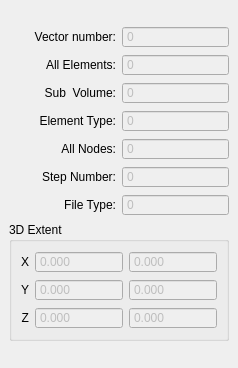
<?xml version="1.0" encoding="UTF-8"?>
<ui version="4.0">
 <class>FilterinfoPanel</class>
 <widget class="QDockWidget" name="FilterinfoPanel">
  <property name="geometry">
   <rect>
    <x>0</x>
    <y>0</y>
    <width>238</width>
    <height>368</height>
   </rect>
  </property>
  <property name="sizePolicy">
   <sizepolicy hsizetype="Preferred" vsizetype="Fixed">
    <horstretch>0</horstretch>
    <verstretch>0</verstretch>
   </sizepolicy>
  </property>
  <property name="minimumSize">
   <size>
    <width>238</width>
    <height>368</height>
   </size>
  </property>
  <property name="maximumSize">
   <size>
    <width>524287</width>
    <height>524287</height>
   </size>
  </property>
  <property name="styleSheet">
   <string notr="true">QDockWidget {border:1px solid blue;}</string>
  </property>
  <property name="windowTitle">
   <string>FilterInfo</string>
  </property>
  <widget class="QWidget" name="dockWidgetContents">
   <property name="styleSheet">
    <string notr="true"/>
   </property>
   <layout class="QGridLayout" name="gridLayout_2">
    <property name="sizeConstraint">
     <enum>QLayout::SetMaximumSize</enum>
    </property>
    <item row="7" column="0" colspan="2">
     <widget class="QGroupBox" name="groupBox">
      <property name="sizePolicy">
       <sizepolicy hsizetype="Preferred" vsizetype="Maximum">
        <horstretch>0</horstretch>
        <verstretch>0</verstretch>
       </sizepolicy>
      </property>
      <property name="title">
       <string>3D Extent</string>
      </property>
      <layout class="QGridLayout" name="gridLayout" columnstretch="0,1,1">
       <item row="1" column="0">
        <widget class="QLabel" name="label_20">
         <property name="text">
          <string>Y</string>
         </property>
         <property name="alignment">
          <set>Qt::AlignRight|Qt::AlignTrailing|Qt::AlignVCenter</set>
         </property>
        </widget>
       </item>
       <item row="2" column="0">
        <widget class="QLabel" name="label_21">
         <property name="text">
          <string>Z</string>
         </property>
         <property name="alignment">
          <set>Qt::AlignRight|Qt::AlignTrailing|Qt::AlignVCenter</set>
         </property>
        </widget>
       </item>
       <item row="1" column="1">
        <widget class="QDoubleSpinBox" name="yAxisMin">
         <property name="enabled">
          <bool>false</bool>
         </property>
         <property name="buttonSymbols">
          <enum>QAbstractSpinBox::NoButtons</enum>
         </property>
         <property name="decimals">
          <number>3</number>
         </property>
         <property name="minimum">
          <double>-100000.000000000000000</double>
         </property>
         <property name="maximum">
          <double>999999.989999999990687</double>
         </property>
        </widget>
       </item>
       <item row="2" column="1">
        <widget class="QDoubleSpinBox" name="zAxisMin">
         <property name="enabled">
          <bool>false</bool>
         </property>
         <property name="buttonSymbols">
          <enum>QAbstractSpinBox::NoButtons</enum>
         </property>
         <property name="decimals">
          <number>3</number>
         </property>
         <property name="minimum">
          <double>-100000.000000000000000</double>
         </property>
         <property name="maximum">
          <double>999999.989999999990687</double>
         </property>
        </widget>
       </item>
       <item row="1" column="2">
        <widget class="QDoubleSpinBox" name="yAxisMax">
         <property name="enabled">
          <bool>false</bool>
         </property>
         <property name="buttonSymbols">
          <enum>QAbstractSpinBox::NoButtons</enum>
         </property>
         <property name="decimals">
          <number>3</number>
         </property>
         <property name="minimum">
          <double>-100000.000000000000000</double>
         </property>
         <property name="maximum">
          <double>999999.989999999990687</double>
         </property>
        </widget>
       </item>
       <item row="2" column="2">
        <widget class="QDoubleSpinBox" name="zAxisMax">
         <property name="enabled">
          <bool>false</bool>
         </property>
         <property name="buttonSymbols">
          <enum>QAbstractSpinBox::NoButtons</enum>
         </property>
         <property name="decimals">
          <number>3</number>
         </property>
         <property name="minimum">
          <double>-100000.000000000000000</double>
         </property>
         <property name="maximum">
          <double>999999.989999999990687</double>
         </property>
        </widget>
       </item>
       <item row="0" column="2">
        <widget class="QDoubleSpinBox" name="xAxisMax">
         <property name="enabled">
          <bool>false</bool>
         </property>
         <property name="buttonSymbols">
          <enum>QAbstractSpinBox::NoButtons</enum>
         </property>
         <property name="decimals">
          <number>3</number>
         </property>
         <property name="minimum">
          <double>-100000.000000000000000</double>
         </property>
         <property name="maximum">
          <double>999999.989999999990687</double>
         </property>
        </widget>
       </item>
       <item row="0" column="1">
        <widget class="QDoubleSpinBox" name="xAxisMin">
         <property name="enabled">
          <bool>false</bool>
         </property>
         <property name="buttonSymbols">
          <enum>QAbstractSpinBox::NoButtons</enum>
         </property>
         <property name="decimals">
          <number>3</number>
         </property>
         <property name="minimum">
          <double>-100000.000000000000000</double>
         </property>
         <property name="maximum">
          <double>999999.989999999990687</double>
         </property>
        </widget>
       </item>
       <item row="0" column="0">
        <widget class="QLabel" name="label">
         <property name="text">
          <string>X</string>
         </property>
         <property name="alignment">
          <set>Qt::AlignRight|Qt::AlignTrailing|Qt::AlignVCenter</set>
         </property>
        </widget>
       </item>
      </layout>
     </widget>
    </item>
    <item row="1" column="0">
     <widget class="QLabel" name="label_13">
      <property name="text">
       <string>All Elements:</string>
      </property>
      <property name="alignment">
       <set>Qt::AlignRight|Qt::AlignTrailing|Qt::AlignVCenter</set>
      </property>
     </widget>
    </item>
    <item row="1" column="1">
     <widget class="QSpinBox" name="allElements">
      <property name="enabled">
       <bool>false</bool>
      </property>
      <property name="buttonSymbols">
       <enum>QAbstractSpinBox::NoButtons</enum>
      </property>
      <property name="maximum">
       <number>999999999</number>
      </property>
     </widget>
    </item>
    <item row="6" column="0">
     <widget class="QLabel" name="label_15">
      <property name="text">
       <string>File Type:</string>
      </property>
      <property name="alignment">
       <set>Qt::AlignRight|Qt::AlignTrailing|Qt::AlignVCenter</set>
      </property>
     </widget>
    </item>
    <item row="6" column="1">
     <widget class="QSpinBox" name="fileType">
      <property name="enabled">
       <bool>false</bool>
      </property>
      <property name="buttonSymbols">
       <enum>QAbstractSpinBox::NoButtons</enum>
      </property>
      <property name="maximum">
       <number>999999999</number>
      </property>
     </widget>
    </item>
    <item row="0" column="1">
     <widget class="QSpinBox" name="vectorNumber">
      <property name="enabled">
       <bool>false</bool>
      </property>
      <property name="buttonSymbols">
       <enum>QAbstractSpinBox::NoButtons</enum>
      </property>
      <property name="maximum">
       <number>999999999</number>
      </property>
     </widget>
    </item>
    <item row="3" column="0">
     <widget class="QLabel" name="label_14">
      <property name="text">
       <string>Element Type:</string>
      </property>
      <property name="alignment">
       <set>Qt::AlignRight|Qt::AlignTrailing|Qt::AlignVCenter</set>
      </property>
     </widget>
    </item>
    <item row="4" column="0">
     <widget class="QLabel" name="label_11">
      <property name="text">
       <string>All Nodes:</string>
      </property>
      <property name="alignment">
       <set>Qt::AlignRight|Qt::AlignTrailing|Qt::AlignVCenter</set>
      </property>
     </widget>
    </item>
    <item row="2" column="1">
     <widget class="QSpinBox" name="subVolume">
      <property name="enabled">
       <bool>false</bool>
      </property>
      <property name="buttonSymbols">
       <enum>QAbstractSpinBox::NoButtons</enum>
      </property>
      <property name="maximum">
       <number>999999999</number>
      </property>
     </widget>
    </item>
    <item row="5" column="0">
     <widget class="QLabel" name="label_17">
      <property name="text">
       <string>Step Number:</string>
      </property>
      <property name="alignment">
       <set>Qt::AlignRight|Qt::AlignTrailing|Qt::AlignVCenter</set>
      </property>
     </widget>
    </item>
    <item row="2" column="0">
     <widget class="QLabel" name="label_18">
      <property name="text">
       <string>Sub  Volume:</string>
      </property>
      <property name="alignment">
       <set>Qt::AlignRight|Qt::AlignTrailing|Qt::AlignVCenter</set>
      </property>
     </widget>
    </item>
    <item row="3" column="1">
     <widget class="QSpinBox" name="elementType">
      <property name="enabled">
       <bool>false</bool>
      </property>
      <property name="buttonSymbols">
       <enum>QAbstractSpinBox::NoButtons</enum>
      </property>
      <property name="maximum">
       <number>999999999</number>
      </property>
     </widget>
    </item>
    <item row="0" column="0">
     <widget class="QLabel" name="label_16">
      <property name="text">
       <string>Vector number:</string>
      </property>
      <property name="alignment">
       <set>Qt::AlignRight|Qt::AlignTrailing|Qt::AlignVCenter</set>
      </property>
     </widget>
    </item>
    <item row="4" column="1">
     <widget class="QSpinBox" name="allNodes">
      <property name="enabled">
       <bool>false</bool>
      </property>
      <property name="buttonSymbols">
       <enum>QAbstractSpinBox::NoButtons</enum>
      </property>
      <property name="maximum">
       <number>999999999</number>
      </property>
     </widget>
    </item>
    <item row="5" column="1">
     <widget class="QSpinBox" name="stepNumber">
      <property name="enabled">
       <bool>false</bool>
      </property>
      <property name="buttonSymbols">
       <enum>QAbstractSpinBox::NoButtons</enum>
      </property>
      <property name="maximum">
       <number>999999999</number>
      </property>
     </widget>
    </item>
   </layout>
  </widget>
 </widget>
 <resources/>
 <connections/>
</ui>
